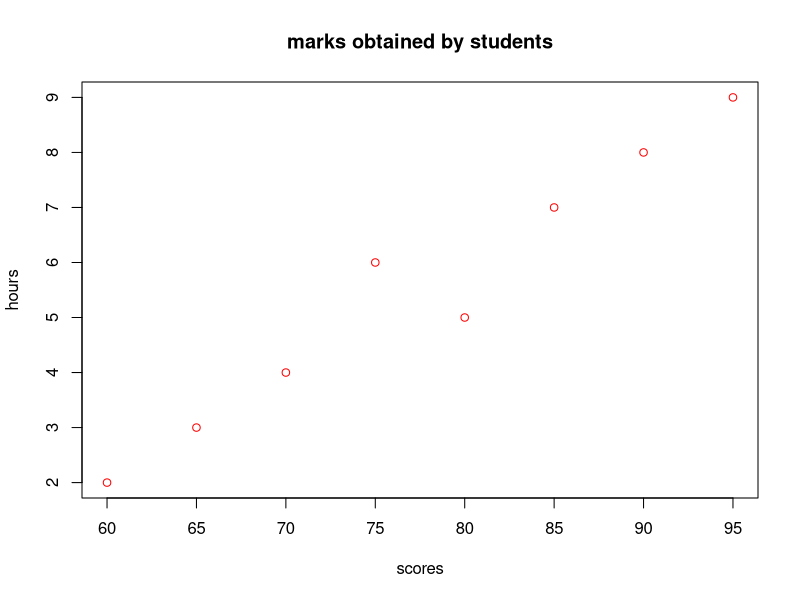

Reproduce this figure in R.
hours<-c(3, 5, 7, 2, 8, 6, 4, 9)
scores<-c(65, 80, 85, 60,90,75,70,95)
plot(scores,hours,xlab="scores",ylab="hours",main="marks obtained by students",col="red")